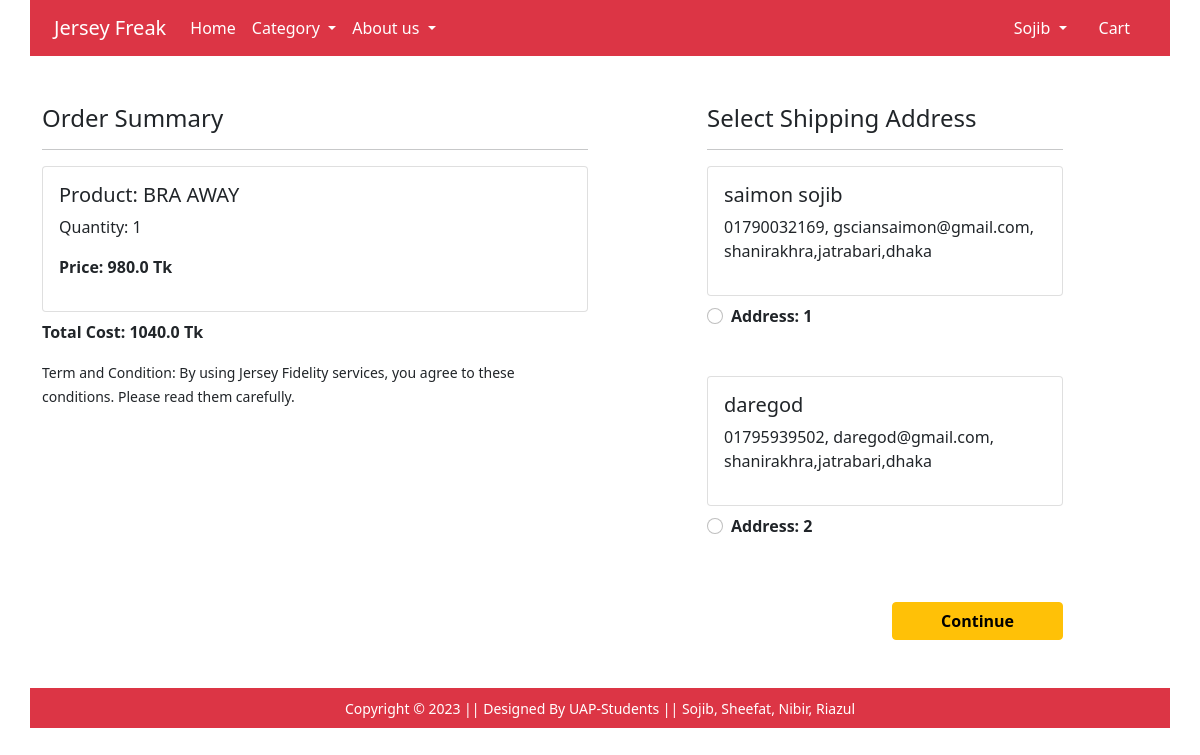
Page /checkout/ (signed in) on the committed database.
### app/models.py (models this page shows, shortened)
class Cart(models.Model):
    user = models.ForeignKey(User, on_delete=models.CASCADE)
    product = models.ForeignKey(Product, on_delete=models.CASCADE)
    quantity = models.PositiveIntegerField(default=1)
    @property
    def total_cost(self):
        return self.quantity * self.product.discounted_price

class Product(models.Model):
    title = models.CharField(max_length=100)
    selling_price = models.FloatField()
    discounted_price = models.FloatField()
    description = models.TextField(default='null')
    category = models.CharField(choices=CATEGORY_CHOICES, max_length=2)
    p_image = models.ImageField(upload_to='product_img')

class Customer (models.Model):
    user = models.ForeignKey(User, on_delete=models.CASCADE)
    name = models.CharField(max_length=100)
    phone_no = models.CharField(max_length=100)
    email = models.EmailField(max_length=100)
    address = models.CharField(max_length=100)

### app/views.py (the view)
# urls.py: path('checkout/', views.checkout, name='checkout'),
@login_required
def checkout(request):
  user = request.user
  add = Customer.objects.filter(user=user)
  cart_items = Cart.objects.filter(user = user)
  amount = 0.0
  shiiping_amount = 60.0
  total_amount = 0.0
  cart_product = [p for p in Cart.objects.all() if p.user ==request.user]
  if cart_product:
    for p in cart_product:
      tempamount = (p.quantity * p.product.discounted_price)
      amount += tempamount
      total_amount = amount + shiiping_amount
  return render(request, 'app/checkout.html', {'add': add, 'totalamount': total_amount, 'cart_items': cart_items})

### app/templates/app/checkout.html (shortened to what this page needs)
{% extends 'app/base.html' %}
{% load static %}
{% block main-content %}
<div class="container">
 <div class="row mt-5">
  <div class="col-sm-6">
    <h4>Order Summary</h4>
    <hr>
    {%for item in cart_items%}
      <div class="card mb-2">
        <div class="card-body">
          <h5>Product: {{item.product.title}}</h5>
          <p>Quantity: {{item.quantity}}</p>
          <p class="fw-bold">Price: {{item.total_cost}} Tk</p>
        </div>
      </div>
      {% endfor %}
      <p class="fw-bold">Total Cost: {{totalamount}} Tk</p>
    <small>Term and Condition: By using Jersey Fidelity services, you agree to these conditions. Please read them carefully.</small>
  </div>
  <div class="col-sm-4 offset-sm-1">
    <h4>Select Shipping Address</h4>
    <hr>
    <form action="/orderdone">
      {% for ad in add %}
      <div class="card">
        <div class="card-body">
        <h5>{{ad.name}}</h5>
        <p>{{ad.phone_no}}, {{ad.email}}, {{ad.address}}</p>
        </div>
      </div>
        <div class="form-check mt-2 mb-5">
          <input class="form-check-input" name="custid" id="custadd{{forloop.counter}}" type="radio" value="{{ad.id}}">
          <label class="form-check-label fw-bold" for="">
            Address: {{forloop.counter}} </label>
        </div>
        {% endfor %}
        <div class="text-end">
          <button type="submit" class="btn btn-warning mt-3 px-5 fw-bold">Continue</button>
        </div>
      </form>
    </div>
  </div>
</div>
{% endblock main-content %}

### app/templates/app/base.html (shortened to what this page needs)
<!doctype html>
{% load static %}
<html lang="en">
  <head>
    <link href="https://cdn.jsdelivr.net/npm/bootstrap@5.0.0-beta1/dist/css/bootstrap.min.css" rel="stylesheet">
    <link rel="stylesheet" href="{% static 'app/css/owl.carousel.min.css' %}">
    <link rel="stylesheet" href="{% static 'app/css/all.min.css' %}">
    <link rel="stylesheet" href="{% static 'app/css/style.css' %}">
  </head>
  <body>
    <nav class=" container navbar navbar-expand-lg navbar-dark bg-danger">
     <div class="container">
       <a class="navbar-brand" href="/">Jersey Freak</a>
       <div class="collapse navbar-collapse" id="navbarSupportedContent">
         <ul class="navbar-nav me-auto mb-2 mb-lg-0">
           <li class="nav-item">
             <a class="nav-link active" aria-current="page" href="/">Home</a>
           </li>
           <li class="nav-item dropdown">
             <a class="nav-link dropdown-toggle text-white" href="#" id="electronicsDropdown" role="button" data-bs-toggle="dropdown" aria-expanded="false">
               Category
             </a>
           </li>
           <li class="nav-item dropdown">
             <a class="nav-link dropdown-toggle text-white" href="#" id="fashionDropdown" role="button" data-bs-toggle="dropdown" aria-expanded="false">
               About us
             </a>
           </li>
         </ul>
         <div>
          <ul class="navbar-nav me-auto mb-2 mb-lg-0">
              {% if request.user.is_authenticated%}
           <li class="nav-item dropdown mx-2">
              <a class="nav-link dropdown-toggle text-white" href="#" id="profileDropdown" role="button" data-bs-toggle="dropdown" aria-expanded="false">
               <span class="text-capitalize">{{ request.user.username }}
              </a>
            </li>
            <li class="nav-item mx-2">
             <a href="{% url 'showcart' %}" class="nav-link text-white"> Cart </a>
            </li>
              {% endif %}
          </ul>
         </div>
       </div>
     </div>
    </nav>
    {% block main-content %} {% endblock main-content %}
    <footer class="container bg-danger text-center p-2 mt-5">
        <small class="text-white">Copyright &copy; 2023 || Designed By UAP-Students || </small>
        <small class="text-white">Sojib, Sheefat, Nibir, Riazul  </small>
    </footer>
  </body>
</html>

### rows in the picture
Cart: product "BRA AWAY", quantity "1", total_cost "980.0"
Customer: name "saimon sojib", phone_no "01790032169", email "gsciansaimon@gmail.com", address "shanirakhra,jatrabari,dhaka"
Customer: name "daregod", phone_no "01795939502", email "daregod@gmail.com", address "shanirakhra,jatrabari,dhaka"

### other values in the picture
{{ request.user.username }} "Sojib"
{{ totalamount }} "1040.0"
